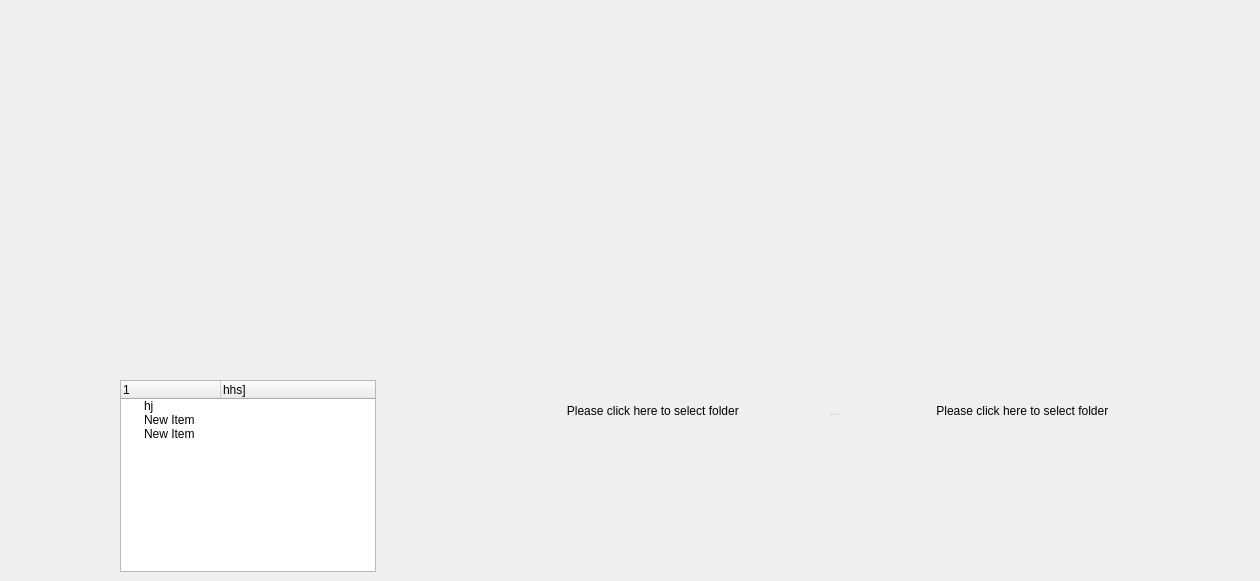
          <widget class="QWidget" name="toolbarwidget">
           <widget class="QWidget" name="openf" native="true">
            <property name="geometry">
             <rect>
              <x>430</x>
              <y>380</y>
              <width>821</width>
              <height>61</height>
             </rect>
            </property>
            <layout class="QGridLayout" name="gridLayout_6">
             <item row="0" column="10">
              <spacer name="horizontalSpacer">
               <property name="orientation">
                <enum>Qt::Horizontal</enum>
               </property>
               <property name="sizeType">
                <enum>QSizePolicy::MinimumExpanding</enum>
               </property>
               <property name="sizeHint" stdset="0">
                <size>
                 <width>40</width>
                 <height>20</height>
                </size>
               </property>
              </spacer>
             </item>
             <item row="0" column="4">
              <spacer name="horizontalSpacer_21">
               <property name="orientation">
                <enum>Qt::Horizontal</enum>
               </property>
               <property name="sizeHint" stdset="0">
                <size>
                 <width>40</width>
                 <height>20</height>
                </size>
               </property>
              </spacer>
             </item>
             <item row="0" column="7">
              <spacer name="horizontalSpacer_23">
               <property name="orientation">
                <enum>Qt::Horizontal</enum>
               </property>
               <property name="sizeHint" stdset="0">
                <size>
                 <width>40</width>
                 <height>20</height>
                </size>
               </property>
              </spacer>
             </item>
             <item row="0" column="11">
              <spacer name="horizontalSpacer_26">
               <property name="orientation">
                <enum>Qt::Horizontal</enum>
               </property>
               <property name="sizeHint" stdset="0">
                <size>
                 <width>40</width>
                 <height>20</height>
                </size>
               </property>
              </spacer>
             </item>
             <item row="0" column="6">
              <widget class="QToolButton" name="center">
               <property name="enabled">
                <bool>false</bool>
               </property>
               <property name="sizePolicy">
                <sizepolicy hsizetype="Fixed" vsizetype="Expanding">
                 <horstretch>0</horstretch>
                 <verstretch>0</verstretch>
                </sizepolicy>
               </property>
               <property name="text">
                <string>...</string>
               </property>
               <property name="icon">
                <iconset>
                 <normaloff>images/syncar.png</normaloff>images/syncar.png</iconset>
               </property>
               <property name="iconSize">
                <size>
                 <width>40</width>
                 <height>30</height>
                </size>
               </property>
               <property name="autoRaise">
                <bool>true</bool>
               </property>
               <property name="arrowType">
                <enum>Qt::NoArrow</enum>
               </property>
              </widget>
             </item>
             <item row="0" column="8">
              <widget class="QToolButton" name="right">
               <property name="sizePolicy">
                <sizepolicy hsizetype="Expanding" vsizetype="Expanding">
                 <horstretch>0</horstretch>
                 <verstretch>0</verstretch>
                </sizepolicy>
               </property>
               <property name="minimumSize">
                <size>
                 <width>308</width>
                 <height>59</height>
                </size>
               </property>
               <property name="maximumSize">
                <size>
                 <width>308</width>
                 <height>59</height>
                </size>
               </property>
               <property name="styleSheet">
                <string notr="true"/>
               </property>
               <property name="text">
                <string>  Please click here to select folder</string>
               </property>
               <property name="icon">
                <iconset>
                 <normaloff>:/images/select-folder.ico</normaloff>:/images/select-folder.ico</iconset>
               </property>
               <property name="iconSize">
                <size>
                 <width>40</width>
                 <height>40</height>
                </size>
               </property>
               <property name="popupMode">
                <enum>QToolButton::DelayedPopup</enum>
               </property>
               <property name="toolButtonStyle">
                <enum>Qt::ToolButtonTextBesideIcon</enum>
               </property>
               <property name="autoRaise">
                <bool>true</bool>
               </property>
              </widget>
             </item>
             <item row="0" column="12">
              <spacer name="horizontalSpacer_14">
               <property name="orientation">
                <enum>Qt::Horizontal</enum>
               </property>
               <property name="sizeHint" stdset="0">
                <size>
                 <width>40</width>
                 <height>20</height>
                </size>
               </property>
              </spacer>
             </item>
             <item row="0" column="2">
              <spacer name="horizontalSpacer_16">
               <property name="orientation">
                <enum>Qt::Horizontal</enum>
               </property>
               <property name="sizeHint" stdset="0">
                <size>
                 <width>40</width>
                 <height>20</height>
                </size>
               </property>
              </spacer>
             </item>
             <item row="0" column="0">
              <spacer name="horizontalSpacer_15">
               <property name="orientation">
                <enum>Qt::Horizontal</enum>
               </property>
               <property name="sizeType">
                <enum>QSizePolicy::MinimumExpanding</enum>
               </property>
               <property name="sizeHint" stdset="0">
                <size>
                 <width>40</width>
                 <height>20</height>
                </size>
               </property>
              </spacer>
             </item>
             <item row="0" column="3">
              <widget class="QToolButton" name="left">
               <property name="sizePolicy">
                <sizepolicy hsizetype="Expanding" vsizetype="Expanding">
                 <horstretch>0</horstretch>
                 <verstretch>0</verstretch>
                </sizepolicy>
               </property>
               <property name="minimumSize">
                <size>
                 <width>309</width>
                 <height>59</height>
                </size>
               </property>
               <property name="layoutDirection">
                <enum>Qt::RightToLeft</enum>
               </property>
               <property name="styleSheet">
                <string notr="true"/>
               </property>
               <property name="text">
                <string>  Please click here to select folder</string>
               </property>
               <property name="icon">
                <iconset>
                 <normaloff>:/images/select-folder.ico</normaloff>:/images/select-folder.ico</iconset>
               </property>
               <property name="iconSize">
                <size>
                 <width>40</width>
                 <height>40</height>
                </size>
               </property>
               <property name="toolButtonStyle">
                <enum>Qt::ToolButtonTextBesideIcon</enum>
               </property>
               <property name="autoRaise">
                <bool>true</bool>
               </property>
              </widget>
             </item>
             <item row="0" column="9">
              <spacer name="horizontalSpacer_20">
               <property name="orientation">
                <enum>Qt::Horizontal</enum>
               </property>
               <property name="sizeHint" stdset="0">
                <size>
                 <width>40</width>
                 <height>20</height>
                </size>
               </property>
              </spacer>
             </item>
             <item row="0" column="1">
              <spacer name="horizontalSpacer_18">
               <property name="orientation">
                <enum>Qt::Horizontal</enum>
               </property>
               <property name="sizeHint" stdset="0">
                <size>
                 <width>40</width>
                 <height>20</height>
                </size>
               </property>
              </spacer>
             </item>
            </layout>
           </widget>
           <widget class="QWidget" name="widget" native="true">
            <property name="geometry">
             <rect>
              <x>140</x>
              <y>260</y>
              <width>120</width>
              <height>80</height>
             </rect>
            </property>
           </widget>
           <widget class="QWidget" name="_rightCW" native="true">
            <property name="geometry">
             <rect>
              <x>80</x>
              <y>100</y>
              <width>160</width>
              <height>80</height>
             </rect>
            </property>
            <layout class="QHBoxLayout" name="horizontalLayout_3">
             <item>
              <widget class="QToolButton" name="_rightcopy">
               <property name="sizePolicy">
                <sizepolicy hsizetype="Preferred" vsizetype="Preferred">
                 <horstretch>0</horstretch>
                 <verstretch>0</verstretch>
                </sizepolicy>
               </property>
               <property name="focusPolicy">
                <enum>Qt::NoFocus</enum>
               </property>
               <property name="layoutDirection">
                <enum>Qt::RightToLeft</enum>
               </property>
               <property name="text">
                <string/>
               </property>
               <property name="icon">
                <iconset>
                 <normaloff>forward.png</normaloff>forward.png</iconset>
               </property>
               <property name="toolButtonStyle">
                <enum>Qt::ToolButtonIconOnly</enum>
               </property>
               <property name="autoRaise">
                <bool>true</bool>
               </property>
              </widget>
             </item>
            </layout>
           </widget>
           <widget class="QWidget" name="_righNW" native="true">
            <property name="geometry">
             <rect>
              <x>50</x>
              <y>220</y>
              <width>160</width>
              <height>80</height>
             </rect>
            </property>
            <layout class="QHBoxLayout" name="horizontalLayout_5">
             <item>
              <widget class="QToolButton" name="_rightdont">
               <property name="sizePolicy">
                <sizepolicy hsizetype="Preferred" vsizetype="Preferred">
                 <horstretch>0</horstretch>
                 <verstretch>0</verstretch>
                </sizepolicy>
               </property>
               <property name="focusPolicy">
                <enum>Qt::NoFocus</enum>
               </property>
               <property name="layoutDirection">
                <enum>Qt::RightToLeft</enum>
               </property>
               <property name="text">
                <string/>
               </property>
               <property name="icon">
                <iconset>
                 <normaloff>next.png</normaloff>next.png</iconset>
               </property>
               <property name="toolButtonStyle">
                <enum>Qt::ToolButtonIconOnly</enum>
               </property>
               <property name="autoRaise">
                <bool>true</bool>
               </property>
              </widget>
             </item>
            </layout>
           </widget>
           <widget class="QWidget" name="_leftNW" native="true">
            <property name="geometry">
             <rect>
              <x>320</x>
              <y>100</y>
              <width>160</width>
              <height>80</height>
             </rect>
            </property>
            <layout class="QHBoxLayout" name="horizontalLayout_6">
             <item>
              <widget class="QToolButton" name="_leftdont">
               <property name="sizePolicy">
                <sizepolicy hsizetype="Preferred" vsizetype="Preferred">
                 <horstretch>0</horstretch>
                 <verstretch>0</verstretch>
                </sizepolicy>
               </property>
               <property name="focusPolicy">
                <enum>Qt::NoFocus</enum>
               </property>
               <property name="layoutDirection">
                <enum>Qt::RightToLeft</enum>
               </property>
               <property name="text">
                <string/>
               </property>
               <property name="icon">
                <iconset>
                 <normaloff>previous.png</normaloff>previous.png</iconset>
               </property>
               <property name="iconSize">
                <size>
                 <width>40</width>
                 <height>40</height>
                </size>
               </property>
               <property name="toolButtonStyle">
                <enum>Qt::ToolButtonIconOnly</enum>
               </property>
               <property name="autoRaise">
                <bool>true</bool>
               </property>
              </widget>
             </item>
            </layout>
           </widget>
           <widget class="QWidget" name="_leftCW" native="true">
            <property name="geometry">
             <rect>
              <x>260</x>
              <y>200</y>
              <width>160</width>
              <height>80</height>
             </rect>
            </property>
            <layout class="QHBoxLayout" name="horizontalLayout_7">
             <item>
              <widget class="QToolButton" name="_leftcopy">
               <property name="sizePolicy">
                <sizepolicy hsizetype="Preferred" vsizetype="Preferred">
                 <horstretch>0</horstretch>
                 <verstretch>0</verstretch>
                </sizepolicy>
               </property>
               <property name="focusPolicy">
                <enum>Qt::NoFocus</enum>
               </property>
               <property name="layoutDirection">
                <enum>Qt::LeftToRight</enum>
               </property>
               <property name="text">
                <string/>
               </property>
               <property name="icon">
                <iconset>
                 <normaloff>back.png</normaloff>back.png</iconset>
               </property>
               <property name="toolButtonStyle">
                <enum>Qt::ToolButtonIconOnly</enum>
               </property>
               <property name="autoRaise">
                <bool>true</bool>
               </property>
              </widget>
             </item>
            </layout>
           </widget>
           <widget class="QTreeWidget" name="treeWidget_2">
            <property name="geometry">
             <rect>
              <x>120</x>
              <y>380</y>
              <width>256</width>
              <height>192</height>
             </rect>
            </property>
            <column>
             <property name="text">
              <string>1</string>
             </property>
             <property name="icon">
              <iconset>
               <normaloff>forward.png</normaloff>forward.png</iconset>
             </property>
            </column>
            <column>
             <property name="text">
              <string>hhs]</string>
             </property>
            </column>
            <item>
             <property name="text">
              <string>hj</string>
             </property>
            </item>
            <item>
             <property name="text">
              <string>New Item</string>
             </property>
            </item>
            <item>
             <property name="text">
              <string>New Item</string>
             </property>
             <property name="text">
              <string/>
             </property>
             <property name="textAlignment">
              <set>AlignCenter</set>
             </property>
             <property name="icon">
              <iconset>
               <normaloff>forward.png</normaloff>forward.png</iconset>
             </property>
            </item>
           </widget>
          </widget>
